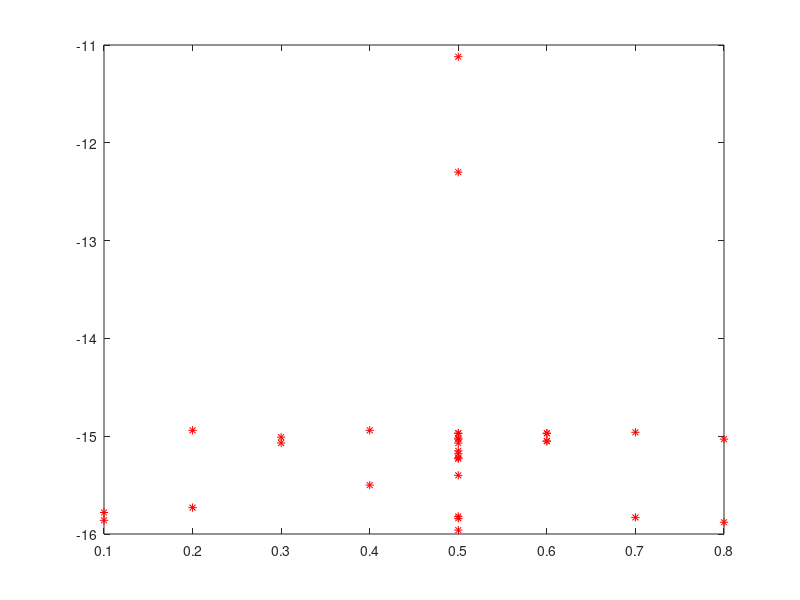

This chart was generated by the following MATLAB code:
% COPYRIGHT © 2025 FAU
% 
% This MATLAB script is the intellectual property of FAU.
% All rights reserved.
% 
% Redistribution and use in source and binary forms, with or without 
% modification, are permitted provided that the following conditions are met:
% 
% 1. Redistributions of source code must retain the above copyright notice, 
%    this list of conditions, and the following disclaimer.
% 2. Redistributions in binary form must reproduce the above copyright notice, 
%    this list of conditions, and the following disclaimer in the documentation 
%    and/or other materials provided with the distribution.
% 3. Neither the name of FAU nor the names of its 
%    contributors may be used to endorse or promote products derived from 
%    this software without specific prior written permission.
% 
% THIS SOFTWARE IS PROVIDED "AS IS" AND ANY EXPRESS OR IMPLIED WARRANTIES, 
% INCLUDING, BUT NOT LIMITED TO, THE IMPLIED WARRANTIES OF MERCHANTABILITY AND 
% FITNESS FOR A PARTICULAR PURPOSE ARE DISCLAIMED. IN NO EVENT SHALL THE 
% COPYRIGHT HOLDER OR CONTRIBUTORS BE LIABLE FOR ANY DIRECT, INDIRECT, INCIDENTAL, 
% SPECIAL, EXEMPLARY, OR CONSEQUENTIAL DAMAGES (INCLUDING, BUT NOT LIMITED TO, 
% PROCUREMENT OF SUBSTITUTE GOODS OR SERVICES; LOSS OF USE, DATA, OR PROFITS; 
% OR BUSINESS INTERRUPTION) HOWEVER CAUSED AND ON ANY THEORY OF LIABILITY, 
% WHETHER IN CONTRACT, STRICT LIABILITY, OR TORT (INCLUDING NEGLIGENCE OR OTHERWISE) 
% ARISING IN ANY WAY OUT OF THE USE OF THIS SOFTWARE, EVEN IF ADVISED OF THE 
% POSSIBILITY OF SUCH DAMAGE.
%
% Author: Kaarmukilan

clc
clear
close all

% Select the type of Jamming: (1) No Jamming / (2) Gaussian / (3) Sine
jam_choice = 2;

% Save image: (1) Save image as .jpg / (0) Don't save the image
img_save = 1;

% Jamming Power (W)
jam_power = [0.1 0.3 0.6 0.1 0.3 0.6 0.2 0.2 0.4 0.4 0.5 0.5 0.7 0.7 0.8 0.8 0.6 0.6 repmat(0.5,1,13)];

% Jammind Distance (m)
jam_distance = [repmat(10,1,23) 3 5 7 10 13 16 19 21];

noJam_percent = [16.11 17.64 17.68 16.26 17.76 17.84 16.36 17.90 17.90 16.79 17.65 17.85 17.86 16.17 16.07 17.72 17.68 17.84 16.14 17.32 17.48 15.92 17.34 16.98 17.72 17.74 16.18 17.42 27.79 17.85 24.26];
noJam_dB = [-15.86 -15.07 -15.05 -15.78 -15.01 -14.97 -15.73 -14.94 -14.94 -15.50 -15.07 -14.97 -14.96 -15.83 -15.88 -15.03 -15.05 -14.97 -15.84 -15.23 -15.15 -15.96 -15.22 -15.40 -15.03 -15.02 -15.82 -15.18 -11.12 -14.97 -12.30];

gauss_percent = [18.86 22.21 41.73 17.92 17.94 18.91 19.78 17.91 25.07 19.08 20.18 28.52 38.99 57.83 85.28 81.39 19.66 31.28 35.99 33.31 24.78 26.26 33.63 25.59 39.81 35.36 41.88 54.40 79.59 42.74 56.24];
gauss_dB = [-14.49 -13.07 -7.59 -14.93 -14.92 -14.47 -14.07 -14.94 -12.02 -14.39 -13.90 -10.90 -8.18 -4.76 -1.38 -1.79 -14.13 -1.09 -8.88 -9.55 -12.12 -11.61 -9.46 -11.84 -8.00 -9.03 -7.56 -5.29 -1.98 -7.38 -5.00];

sine_percent = [19.16 24.35 56.74 17.13 17.94 18.73 21.02 17.91 28.53 20.96 22.29 31.37 50.40 68.51 51.21 68.25 34.84 43.05 54.57 39.08 28.60 22.26 26.43 26.67 38.67 21.05 50.54 63.47 73.40 44.34 61.57];
sine_dB = [-14.35 -12.27 -4.92 -15.33 -14.92 -14.55 -13.55 -14.94 -10.89 -13.57 -13.04 -10.07 -5.95 -3.28 -5.83 -3.32 -9.16 -7.32 -5.26 -8.16 -10.87 -13.05 -11.56 -11.48 -8.25 -13.53 -5.93 -3.95 -2.69 -7.07 -4.21];

% plot(noJam_percent,jam_power,'r*')

plot(jam_power,noJam_dB,'r*')

% if jam_choice == 1
%     name = 'NoJam';
%     figure(1)
%     yyaxis left;
%     plot(noJam_percent,jam_power,'r*')
%     ylabel('Jamming Power (W)')
%     yyaxis right;
%     plot(noJam_percent,jam_distance,'bo')
%     ylabel('Jamming Distance (m)')
%     xlabel('EVM (%)')
%     title('No Jamming - %')
% 
%     if img_save == 1
%         folderPath = 'Z:\Kaarmukilan\img\';
%         fileName = sprintf('EVM_percent_%s.jpg',name);
%         fullPath = fullfile(folderPath, fileName);
%         saveas(gcf, fullPath);
%     end
% 
%     figure(2)
%     yyaxis left;
%     plot(noJam_dB,jam_power,'r*')
%     ylabel('Jamming Power (W)')
%     yyaxis right;
%     plot(noJam_dB,jam_distance,'bo')
%     ylabel('Jamming Distance (m)')
%     xlabel('EVM (dB)')
%     title('No Jamming - dB')
% 
%     if img_save == 1
%         folderPath = 'Z:\Kaarmukilan\img\';
%         fileName = sprintf('EVM_dB_%s.jpg',name);
%         fullPath = fullfile(folderPath, fileName);
%         saveas(gcf, fullPath);
%     end
% 
% elseif jam_choice == 2
%     name = 'Gauss';
%     figure(1)
%     yyaxis left;
%     plot(gauss_percent,jam_power,'r*')
%     ylabel('Jamming Power (W)')
%     yyaxis right;
%     plot(gauss_percent,jam_distance,'bo')
%     ylabel('Jamming Distance (m)')
%     xlabel('EVM (%)')
%     title('Gauss - %')
% 
%     if img_save == 1
%         folderPath = 'Z:\Kaarmukilan\img\';
%         fileName = sprintf('EVM_percent_%s.jpg',name);
%         fullPath = fullfile(folderPath, fileName);
%         saveas(gcf, fullPath);
%     end
% 
%     figure(2)
%     yyaxis left;
%     plot(gauss_dB,jam_power,'r*')
%     ylabel('Jamming Power (W)')
%     yyaxis right;
%     plot(gauss_dB,jam_distance,'bo')
%     ylabel('Jamming Distance (m)')
%     xlabel('EVM dB')
%     title('Gauss - dB')
% 
%     if img_save == 1
%         folderPath = 'Z:\Kaarmukilan\img\';
%         fileName = sprintf('EVM_dB_%s.jpg',name);
%         fullPath = fullfile(folderPath, fileName);
%         saveas(gcf, fullPath);
%     end
% 
% elseif jam_choice == 3
%     name = 'Sin';
%     figure(1)
%     yyaxis left;
%     plot(sine_percent,jam_power,'r*')
%     ylabel('Jamming Power (W)')
%     yyaxis right;
%     plot(sine_percent,jam_distance,'bo')
%     ylabel('Jamming Distance (m)')
%     xlabel('EVM (%)')
%     title('Sine - %')
% 
%     if img_save == 1
%         folderPath = 'Z:\Kaarmukilan\img\';
%         fileName = sprintf('EVM_percent_%s.jpg',name);
%         fullPath = fullfile(folderPath, fileName);
%         saveas(gcf, fullPath);
%     end
% 
%     figure(2)
%     yyaxis left;
%     plot(sine_dB,jam_power,'r*')
%     ylabel('Jamming Power (W)')
%     yyaxis right;
%     plot(sine_dB,jam_distance,'bo')
%     ylabel('Jamming Distance (m)')
%     xlabel('EVM dB')
%     title('Sine - dB')
% 
%     if img_save == 1
%         folderPath = 'Z:\Kaarmukilan\img\';
%         fileName = sprintf('EVM_dB_%s.jpg',name);
%         fullPath = fullfile(folderPath, fileName);
%         saveas(gcf, fullPath);
%     end
% 
% end
% 
